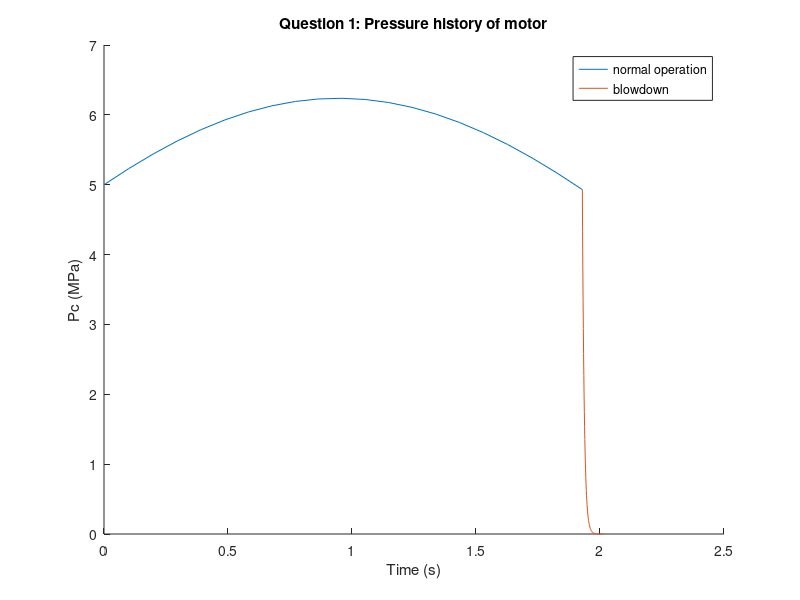

The MATLAB source for this figure:
% Madeleine Melcer
% AAE 339 HW 5 Question 1

clear all
close all

%% given values
w_a1 = 0.6; % web fraction 
w_a2 = 0.8;
w_b = 0.65;
rho = 1760; % kg/m^3
Cstar = 1568; % m/s
Tc = 3392; % K
gam = 1.16; 
a = 0.561/100; % m/s-MPa^n
n = 0.35;
Mwg = 22; % g/mol
R_u = 8.314; % J/mol-K
g = 9.81; % m/s^2
Pc_initial = 5; % MPa

% conversions
lb2kg = 1/2.205; % conversion from lbm to kg

%% part i

LD_ratio = @(w) 1/(2*w)*(3-(1-w)^2-2*(1-w));

LD_a1 = LD_ratio(w_a1);
LD_a2 = LD_ratio(w_a2);

fprintf('Part i: \nL/Do for web fraction of %.1f is %.1f \n',w_a1,LD_a1);
fprintf('L/Do for web fraction of %.1f is %.1f \n\n',w_a2,LD_a2);

%% part ii

LD_b = LD_ratio(w_b);

mp = 1*lb2kg; % kg, given that there is 1 lb of propellant in this motor
V = mp/rho; % kg/m^3
ro = (V/(2*LD_b*pi*(1-(1-w_b)^2)))^(1/3); % m
ri = (1-w_b)*ro; % m
web = ro-ri; % m
D = 2*ro; % m
L = LD_b*D; % m

fprintf('Part ii: \nL is %.3f cm, Do is %.3f cm, and web thickness is %.3f cm \n\n',...
    L*100,D*100,web*100);

%% part iii

A_b = @(w) 2*pi*(ri+w)*(L-2*w) + 2*pi*(ro^2-(ri+w)^2); % m^2
A_b_initial = A_b(0); % m^2

A_t = a*rho*A_b_initial*Cstar/Pc_initial^(1-n)/(10^6); % m^2
D_t = 2*sqrt(A_t/pi); % cm

fprintf('Part iii: \nThe throat diameter is %.3f cm \n\n',D_t*100);

%% part iv

dw = 0.001; % m

i = 1;
w(1) = 0; % m
Ab(1) = A_b_initial; % m^2
Pc(1) = 5; % MPa
r(1) = a*Pc(1)^n; % m/s
t(1) = 0; % s

while w(i) < web
    i = 1 + i;
    w(i) = w(i-1) + dw; % m
    Ab(i) = A_b(w(i)); % m^2
    Pc(i) = (a*rho*Ab(i)*Cstar/A_t/(10^6))^(1/(1-n)); % MPa
    r(i) = a*Pc(i)^n; % m/s
    t(i) = t(i-1) + dw/r(i); % s
end

R = R_u/Mwg*1000; % J/kg-K
rho_g = Pc_initial*(10^6)/R/Tc; % kg/m^3
mdot = Pc_initial*(10^6)*A_t/Cstar; % kg/s
tau = rho_g*(pi*ro^2*(L+2*web))/mdot; % s

i = 1;
t_blowdown(1) = t(end); % s
Pc_blowdown(1) = Pc(end); % MPa
while Pc_blowdown(i)>0.0001
    i = i+1;
    t_blowdown(i) = t_blowdown(i-1) + 0.001;
    Pc_blowdown(i) = Pc(end)*exp(-(t_blowdown(i)-t(end))/tau); % MPa
end

figure(1)
hold on
plot(t,Pc)
plot(t_blowdown,Pc_blowdown)
xlabel('Time (s)')
ylabel('Pc (MPa)')
title('Question 1: Pressure history of motor')
legend('normal operation','blowdown')
hold off
